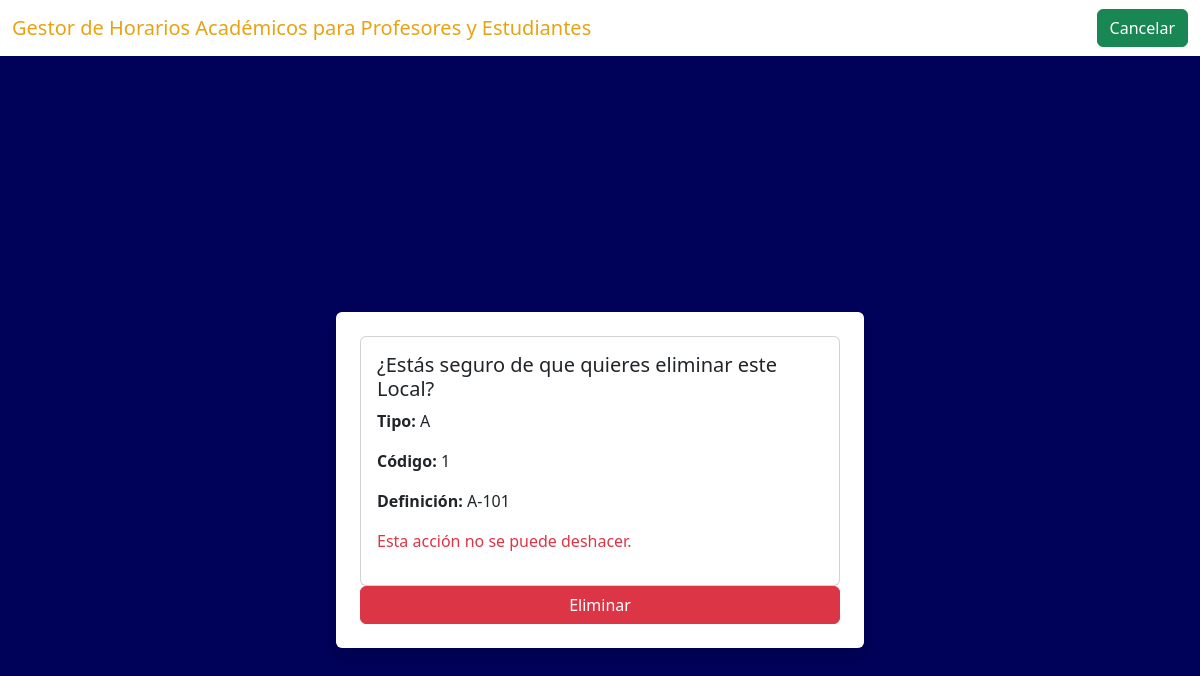
Screenshot of /recursos/QuitarLocales/8/ (signed in) with the database file from the repository.
### Recursos/models.py (models this page shows, shortened)
class Local(models.Model):
    tipos = [('A', 'Aula'), ('SC', 'Salón de Conferencias'), ('L', 'Laboratorio')]
    tipo = models.CharField(max_length=2, choices=tipos, default='A')
    piso = models.PositiveSmallIntegerField(default=1)
    numero = models.PositiveSmallIntegerField(default=1)
    creador = models.ForeignKey(User, on_delete=models.CASCADE)  # Nuevo campo

### Recursos/views.py (the view, shortened to what this page needs)
# urls.py: path('QuitarLocales/<int:id>/', QuitarLocales.as_view(), name='Quitar_Locales'),
@method_decorator(login_required, name='dispatch')
@method_decorator(grupo_requerido('Profesor de Año'), name='dispatch')
class QuitarLocales(View):
    def get(self, request, id):
        local = get_object_or_404(Local, id=id)  # No filtrar por creador
        is_creator = local.creador == request.user
        is_admin = request.user.groups.filter(name='Administrador').exists()
        return render(request, 'Recursos/Locales/quitar_locales.html', {
            'local': local,
            'is_creator': is_creator,
            'is_admin': is_admin
        })

### Recursos/views.py (called while the page is built)
def grupo_requerido(grupo):
    def in_grupo(user):
        return user.groups.filter(name=grupo).exists()
    return user_passes_test(in_grupo)

### Recursos/templates/Recursos/Locales/quitar_locales.html (shortened to what this page needs)
{% load static %}
<!DOCTYPE html>
<html lang="es">
<head>
    <link href="{% static 'css/bootstrap.min.css' %}" rel="stylesheet">
</head>
<body style="background-color: rgb(0, 2, 89);">
    <nav class="navbar navbar-expand-lg navbar-light" style="background-color: white;">
        <div class="container-fluid">
            <a class="navbar-brand" href="https://eva.uci.cu/" style="color: rgb(231, 163, 18);">
                Gestor de Horarios Académicos para Profesores y Estudiantes
            </a>
            <div class="collapse navbar-collapse" id="navbarNav">
                <div class="ms-auto d-flex align-items-center">
                    <a href="{% url 'Listar_Locales' %}" class="btn btn-success">Cancelar</a>
                </div>
            </div>
        </div>
    </nav>
    <div class="d-flex justify-content-center align-items-center" style="min-height: 100vh;">
        <div>
            {% if local.creador or is_admin == request.user  %}
            <form action="" method="POST" class="container mt-5 p-4 bg-white rounded shadow">
                <div class="card mx-auto" style="width: 30rem;">
                    <div class="card-body">
                        <h5 class="card-title">¿Estás seguro de que quieres eliminar este Local?</h5>
                        <p><strong>Tipo:</strong> {{ local.tipo }}</p>
                        <p><strong>Código:</strong> {{ local.numero }}</p>
                        <p><strong>Definición:</strong>{% if local.numero > 9 %}
                            {{ local.tipo }}-{{ local.piso }}{{ local.numero }}
                            {% else %}
                            {{ local.tipo }}-{{ local.piso }}0{{ local.numero }}
                            {% endif %}</p>
                        <p class='text-danger'>Esta acción no se puede deshacer.</p>
                    </div>
                </div>
                <button type="submit" class="btn btn-danger w-100">Eliminar</button>
            </form>
            {% else %}
            <div class='alert alert-danger text-center'>
                No tienes permiso para eliminar este local.
            </div>
            {% endif %}
        </div>
    </div>
</body>
</html>

### rows the page displays
Local: tipo "A", numero "1", piso "1"
